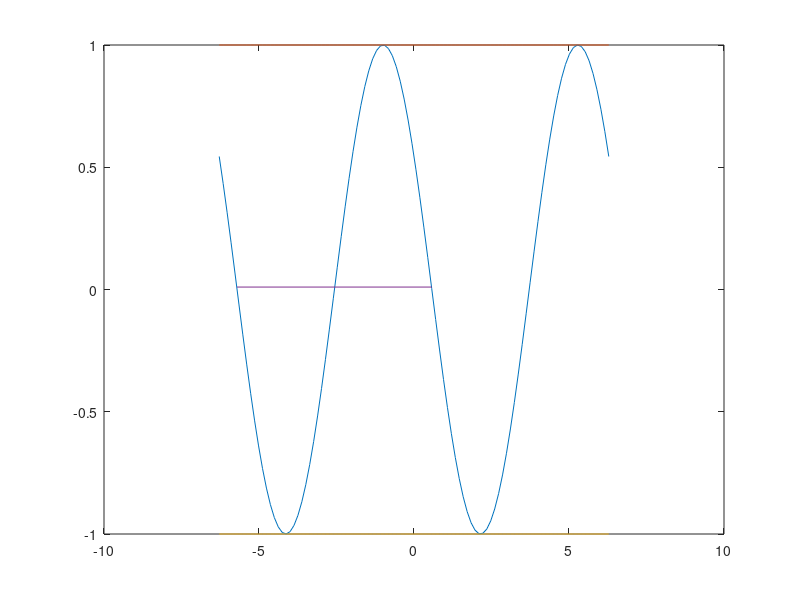

This chart was generated by the following MATLAB code: (Note: this script raises an error after producing the figure.)

figure('Name','Autor Nicolas David Pastran','NumberTitle','off','Color','white','position',[250 200 850 400]);    
cla('reset')
t = linspace(-2*pi,2*pi);
x = sin(t-10);
x1= 1+0*t;
x2=-1+0*t;
X=[10-5*pi 10-3*pi];
Y=[0.01 0.01];
p=plot(t,x,t,x1,t,x2,X,Y);
p(1).LineWidth = 2;
p(2).LineWidth = 2;
p(3).LineWidth = 2;
p(3).LineWidth = 2;
p(4).LineWidth = 1.2;
p(1).Color = 'blue';
p(2).Color = 'red';
p(2).LineStyle = '--';
p(3).Color = 'red';
p(3).LineStyle = '--';
p(4).Color = 'black';
p(4).Marker='o';
p(4).MarkerSize=10;

title('Sen (t-10)','Fontsize',16,'FontName','FixedWidth');
legend('x(t)=sen(t-10)','Maximos','Minimos','Periodo 2 \pi','Location','northeastoutside');
legend('boxoff');
ax = gca;
ax.Legend.TextColor = 'blue';
ax.XAxis.Color = 'black';
ax.YAxis.Color = 'black';
ax.XScale = 'linear';
ax.XLim = [-2*pi 2*pi];
ax.YLim= [-1.1,1.1];
ax.YTick =-1:0.5:1; 
ax.XTick = [-2*pi -1*pi 0 1*pi 2*pi];
ax.XTickLabel = {'-2\pi','-\pi','0','\pi','2\pi'};

ax.XGrid = 'on';
ax.YGrid = 'on';
ax.GridLineStyle = '--';
ax.GridColor = [0 0 0];

ax.Layer = 'top';